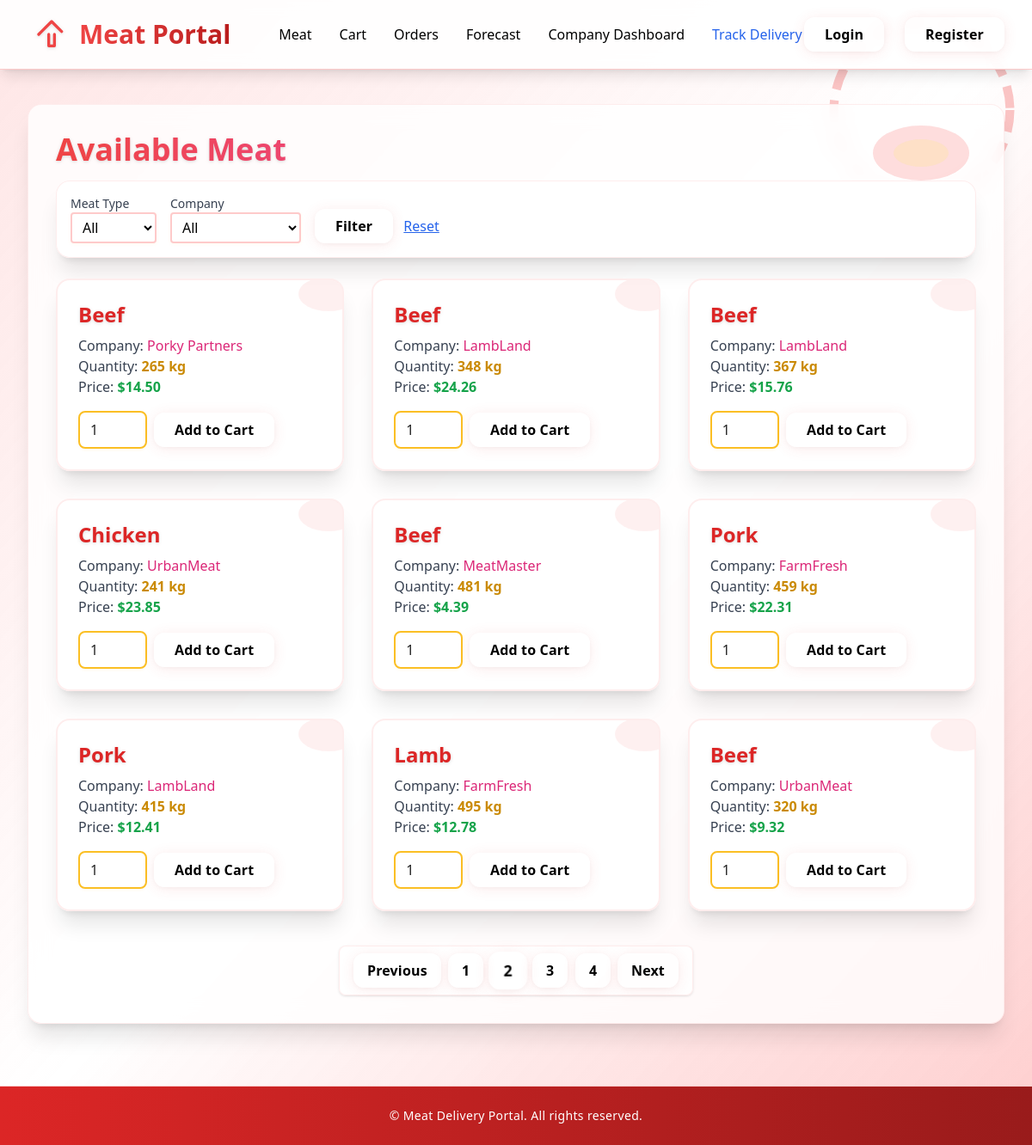
Page /meat/?page=2 on the committed database.
### meat/models.py (models this page shows, shortened)
class Meat(models.Model):
    MEAT_TYPE_CHOICES = (
        ('beef', 'Beef'),
        ('pork', 'Pork'),
        ('chicken', 'Chicken'),
        ('lamb', 'Lamb'),
    )
    company = models.ForeignKey(Profile, on_delete=models.CASCADE, limit_choices_to={'role': 'company'})
    meat_type = models.CharField(max_length=20, choices=MEAT_TYPE_CHOICES)
    quantity = models.PositiveIntegerField()
    date_added = models.DateField(auto_now_add=True)
    price = models.DecimalField(max_digits=8, decimal_places=2)

### accounts/models.py (models this page shows, shortened)
class Profile(models.Model):
    ROLE_CHOICES = (
        ('company', 'Company'),
        ('client', 'Client'),
    )
    user = models.OneToOneField(User, on_delete=models.CASCADE)
    role = models.CharField(max_length=10, choices=ROLE_CHOICES)
    company_name = models.CharField(max_length=255, blank=True, null=True)
    address = models.CharField(max_length=255, blank=True, null=True)
    latitude = models.FloatField(null=True, blank=True)
    longitude = models.FloatField(null=True, blank=True)

### meat/views.py (the view)
# urls.py: path('', meat_list, name='meat_list'),  # /meat/ shows meat list, name is 'meat_list'
def meat_list(request):
    meats = Meat.objects.filter(quantity__gt=0)
    meat_types = Meat.MEAT_TYPE_CHOICES
    companies = Meat.objects.values_list('company__id', 'company__company_name').distinct()
    selected_meat_type = request.GET.get('meat_type')
    selected_company = request.GET.get('company')
    if selected_meat_type:
        meats = meats.filter(meat_type=selected_meat_type)
    if selected_company:
        meats = meats.filter(company__id=selected_company)
    paginator = Paginator(meats, 9)  # 9 meats per page
    page_number = request.GET.get('page')
    page_obj = paginator.get_page(page_number)
    return render(request, 'meat/meat_list.html', {
        'meats': page_obj.object_list,
        'meat_types': meat_types,
        'companies': companies,
        'selected_meat_type': selected_meat_type,
        'selected_company': selected_company,
        'page_obj': page_obj,
    })

### templates/meat/meat_list.html (shortened to what this page needs)
{% extends 'base.html' %}
{% block content %}
<div class="relative">
    <svg class="pointer-events-none absolute -top-10 right-0 w-32 h-32 opacity-40 animate-float" viewBox="0 0 64 64" fill="none">
        <ellipse cx="32" cy="32" rx="28" ry="16" fill="#f87171" fill-opacity="0.6"/>
        <ellipse cx="32" cy="32" rx="16" ry="8" fill="#fbbf24" fill-opacity="0.4"/>
    </svg>
    <h1 class="text-4xl font-extrabold mb-4 bg-gradient-to-r from-red-500 via-pink-500 to-yellow-400 bg-clip-text text-transparent drop-shadow animate-fade-in">Available Meat</h1>
    <form method="get" class="mb-6 flex flex-wrap gap-4 items-end bg-white/80 p-4 rounded-2xl shadow-xl border border-red-100/60 backdrop-blur-md animate-fade-in">
        <div>
            <label for="meat_type" class="block text-sm font-medium text-gray-700">Meat Type</label>
            <select name="meat_type" id="meat_type" class="border-2 border-red-200 rounded px-2 py-1 focus:ring-2 focus:ring-red-400 transition">
                <option value="">All</option>
            </select>
        </div>
        <div>
            <label for="company" class="block text-sm font-medium text-gray-700">Company</label>
            <select name="company" id="company" class="border-2 border-red-200 rounded px-2 py-1 focus:ring-2 focus:ring-red-400 transition">
                <option value="">All</option>
            </select>
        </div>
        <div>
            <button type="submit" class="fancy-btn-blue">Filter</button>
            <a href="{% url 'meat:meat_list' %}" class="ml-2 text-blue-600 underline hover:text-blue-800 transition">Reset</a>
        </div>
    </form>
    <div class="grid grid-cols-1 md:grid-cols-3 gap-8 animate-fade-in-up transition-all duration-700">
        {% for meat in meats %}
        <div class="relative bg-white/90 p-6 rounded-2xl shadow-xl border-2 border-red-100/60 hover:border-pink-400 hover:shadow-pink-200 transition-all duration-300 group animate-fade-in-up overflow-hidden">
            <div class="absolute -top-6 -right-6 opacity-20 pointer-events-none">
                <svg class="w-20 h-20 animate-spin-slow" viewBox="0 0 64 64" fill="none">
                    <ellipse cx="32" cy="32" rx="28" ry="16" fill="#f87171" fill-opacity="0.5"/>
                </svg>
            </div>
            <h2 class="font-extrabold text-2xl text-red-600 drop-shadow mb-2 group-hover:text-pink-500 transition">{{ meat.get_meat_type_display }}</h2>
            <p class="text-gray-700 font-medium">Company: <span class="text-pink-600">{{ meat.company.company_name }}</span></p>
            <p class="text-gray-700">Quantity: <span class="font-bold text-yellow-600">{{ meat.quantity }} kg</span></p>
            <p class="text-gray-700">Price: <span class="font-bold text-green-600">${{ meat.price }}</span></p>
            <form method="post" action="{% url 'add_to_cart' meat.id %}" class="mt-4 flex items-center gap-2">
                <input type="number" name="quantity" min="1" max="{{ meat.quantity }}" value="1" class="border-2 border-pink-200 rounded px-2 py-1 w-20 focus:ring-2 focus:ring-pink-400 transition" required>
                <button type="submit" class="fancy-btn-green animate-fade-in-up">Add to Cart</button>
            </form>
        </div>
        {% endfor %}
    </div>
    {% if page_obj.has_other_pages %}
    <div class="flex justify-center mt-10 animate-fade-in-up">
        <nav class="inline-flex rounded-lg shadow bg-white/80 backdrop-blur border border-red-100/60 px-4 py-2 space-x-2">
            {% if page_obj.has_previous %}
                <a href="?page={{ page_obj.previous_page_number }}" class="fancy-btn-blue px-4 py-2">Previous</a>
            {% else %}
                <span class="fancy-btn-blue px-4 py-2 opacity-50 cursor-not-allowed">Previous</span>
            {% endif %}
            {% for num in page_obj.paginator.page_range %}
                {% if page_obj.number == num %}
                    <span class="fancy-btn-red px-4 py-2 font-bold scale-110">{{ num }}</span>
                {% elif num > page_obj.number|add:'-3' and num < page_obj.number|add:'3' %}
                    <a href="?{% if selected_meat_type %}meat_type={{ selected_meat_type }}&{% endif %}{% if selected_company %}company={{ selected_company }}&{% endif %}page={{ num }}" class="fancy-btn-blue px-4 py-2">{{ num }}</a>
                {% endif %}
            {% endfor %}
            {% if page_obj.has_next %}
                <a href="?page={{ page_obj.next_page_number }}" class="fancy-btn-blue px-4 py-2">Next</a>
            {% else %}
                <span class="fancy-btn-blue px-4 py-2 opacity-50 cursor-not-allowed">Next</span>
            {% endif %}
        </nav>
    </div>
    {% endif %}
</div>
{% endblock %}

### static/css/fancy.css (style rules this page uses)
.fancy-btn-red, .fancy-btn-blue, .fancy-btn-green { transition: all 0.3s cubic-bezier(.39,.575,.565,1); box-shadow: 0 2px 16px 0 rgba(239,68,68,0.10), 0 1.5px 6px 0 rgba(0,0,0,0.04); will-change: transform, filter; }
.fancy-btn-red, .fancy-btn-blue, .fancy-btn-green { border: none; cursor: pointer; font-size: 1rem; letter-spacing: 0.01em; font-family: inherit; transition-property: background, color, box-shadow, transform, filter; border-radius: 0.75rem; padding: 0.5rem 1.5rem; font-weight: 600; display: inline-block; position: relative; z-index: 1; outline: none; }
.animate-fade-in { animation: fade-in 1s ease; }
.animate-fade-in-up { animation: fade-in-up 0.7s cubic-bezier(.39,.575,.565,1) both; }
.animate-float { animation: float 3s ease-in-out infinite; }
input[type="text"], input[type="number"], input[type="email"], input[type="password"], select, textarea { border: 2px solid #fbbf24; border-radius: 0.5rem; padding: 0.5rem 0.75rem; font-size: 1rem; background: #fff; color: #222; transition: border-color 0.2s, box-shadow 0.2s; outline: none; box-shadow: 0 1px 4px 0 rgba(251,191,36,0.07); }

### templates/meat/meat_list.html (style rules this page uses)
.animate-fade-in { animation: fade-in 1s ease; }
.animate-fade-in-up { animation: fade-in-up 0.7s cubic-bezier(.39,.575,.565,1) both; }
.animate-float { animation: float 3s ease-in-out infinite; }

### templates/base.html (style rules this page uses)
.fancy-btn-red { @apply bg-gradient-to-r from-red-500 to-red-700 hover:from-red-600 hover:to-red-800 text-white px-4 py-2 rounded-lg shadow-md font-semibold focus:outline-none focus:ring-2 focus:ring-red-400 transition-all duration-200; @apply hover:scale-105 active:scale-95 hover:shadow-lg; }
.fancy-btn-blue { @apply bg-gradient-to-r from-blue-500 to-blue-700 hover:from-blue-600 hover:to-blue-800 text-white px-4 py-2 rounded-lg shadow-md font-semibold focus:outline-none focus:ring-2 focus:ring-blue-400 transition-all duration-200; @apply hover:scale-105 active:scale-95 hover:shadow-lg; }
.fancy-btn-green { @apply bg-gradient-to-r from-green-500 to-green-700 hover:from-green-600 hover:to-green-800 text-white px-4 py-2 rounded-lg shadow-md font-semibold focus:outline-none focus:ring-2 focus:ring-green-400 transition-all duration-200; @apply hover:scale-105 active:scale-95 hover:shadow-lg; }
.animate-spin-slow { animation: spin-slow 18s linear infinite; }
.fancy-btn-red, .fancy-btn-blue, .fancy-btn-green { @apply transition-all duration-300 ease-in-out transform; box-shadow: 0 2px 16px 0 rgba(239,68,68,0.10), 0 1.5px 6px 0 rgba(0,0,0,0.04); }

### rows in the picture
Meat: meat_type "Beef", company.company_name "Porky Partners", quantity "265", price "14.50"
Meat: meat_type "Beef", company.company_name "LambLand", quantity "348", price "24.26"
Meat: meat_type "Beef", company.company_name "LambLand", quantity "367", price "15.76"
Meat: meat_type "Chicken", company.company_name "UrbanMeat", quantity "241", price "23.85"
Meat: meat_type "Beef", company.company_name "MeatMaster", quantity "481", price "4.39"
Meat: meat_type "Pork", company.company_name "FarmFresh", quantity "459", price "22.31"
Meat: meat_type "Pork", company.company_name "LambLand", quantity "415", price "12.41"
Meat: meat_type "Lamb", company.company_name "FarmFresh", quantity "495", price "12.78"
Meat: meat_type "Beef", company.company_name "UrbanMeat", quantity "320", price "9.32"

### other values in the picture
{{ num }} "1" "3" "4"
{{ num }} "2"
